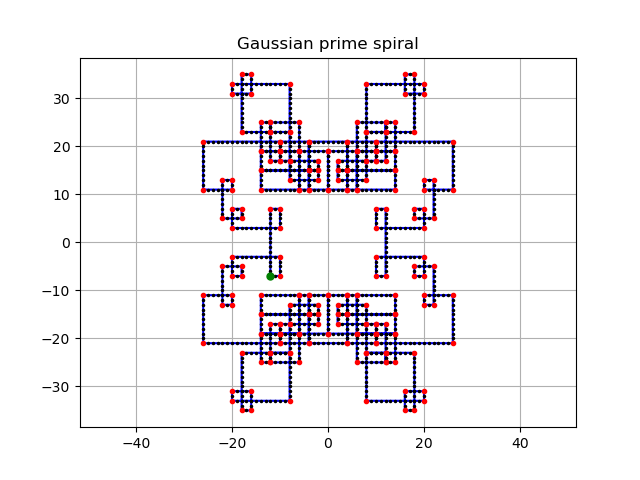

Write the Python code that produced this figure.
#! /usr/bin/env python3
#
def gaussian_prime_spiral_test ( ):

#*****************************************************************************80
#
## gaussian_prime_spiral_test() tests gaussian_prime_spiral().
#
#  Licensing:
#
#    This code is distributed under the MIT license.
#
#  Modified:
#
#    27 January 2023
#
#  Author:
#
#    John Burkardt
#
  import matplotlib.pyplot as plt
  import numpy as np
  import platform

  print ( '' )
  print ( 'gaussian_prime_spiral_test():' )
  print ( '  python version: ' + platform.python_version ( ) )
  print ( '  numpy version:  ' + np.version.version )
  print ( '  Test gaussian_prime_spiral()' )
#
#  Display Gaussian primes in a rectangular region.
#
  print ( '' )
  print ( '  gaussian_prime_display() displays Gaussian primes.' )

  clo = - 15 - 15j
  chi = + 15 + 15j
  gaussian_prime_display ( clo, chi )
#
#  Compute Gaussian prime spiral from given starting point.
#
  print ( '' )
  print ( '  gaussian_prime_spiral_trajectory() computes a spiral path.' )

  cstart = - 12 - 7j
  d = +1

  avec, bvec = gaussian_prime_spiral_trajectory ( cstart, d )

  plt.clf ( )
  
  plt.plot ( avec, bvec, 'b-' )

  for i in range ( 0, len ( avec ) ):
    if ( is_gaussian_prime ( avec[i] + bvec[i] * 1j ) ):
      plt.plot ( avec[i], bvec[i], 'r.', markersize = 6 )
    else:
      plt.plot ( avec[i], bvec[i], 'k.', markersize = 3 )
  plt.plot ( cstart.real, cstart.imag, 'g.', markersize = 10 )
  plt.axis ( 'equal' )
  plt.grid ( True )
  plt.title ( 'Gaussian prime spiral' )
  filename = 'gaussian_prime_spiral.png'
  plt.savefig ( filename )
  print ( '  Graphics saved as "' + filename + '"' )
  plt.close ( )
#
#  Terminate.
#
  print ( '' )
  print ( 'gaussian_prime_spiral_test():' )
  print ( '  Normal end of execution.' )

  return

def gaussian_prime_display ( clo, chi ):

#*****************************************************************************80
#
## gaussian_prime_display() displays Gaussian primes in a rectangular range.
#
#  Discussion:
#
#    Let c be a Gaussian integer, a complex number of the form c = a + bi,
#    where a and b are integers.
#
#    Then c is a Gaussian prime if 
#      * a and b are integers 
#    and
#      * a is 0 and |b| is prime and |b| mod 4 is 3 or
#      * b is 0 and |a| is prime and |a| mod 4 is 3 or
#      * neither a nor b is zero, and a^2+b^2 is prime.
#
#    A Gaussian prime spiral begins at an initial Gaussian integer c, 
#    and an initial step direction d, which is 1, i, -1, or -i.
#
#    A step involves incrementing c by d.  If the new value of c
#    is a Gaussian prime, then the old direction is multiplied by i.
#
#    The spiral consists of a series of steps that eventually return
#    to the starting point.
#    
#  Licensing:
#
#    This code is distributed under the MIT license.
#
#  Modified:
#
#    28 January 2023
#
#  Author:
#
#    John Burkardt
#
#  Input:
#
#    complex clo, chi: defines the lower left and upper right corners of the range.
#    Both clo and chi should be Gaussian integers.
#
  import matplotlib.pyplot as plt

  alo = int ( clo.real )
  blo = int ( clo.imag )
  ahi = int ( chi.real )
  bhi = int ( chi.imag )

  plt.clf ( )

  for a in range ( alo, ahi + 1 ):
    for b in range ( blo, bhi + 1 ):
      c = complex ( a, b )
      if ( is_gaussian_prime ( c ) ):
        plt.plot ( a, b, 'r.', markersize = 10 )
      else:
        plt.plot ( a, b, 'ko', markersize = 2 )

  plt.axis ( 'equal' )
  plt.grid ( True )
  plt.title ( 'Gaussian primes (red dots)' )
  filename = 'gaussian_prime_display.png'
  plt.savefig ( filename )
  print ( '  Graphics saved as "' + filename + '"' )

  return

def gaussian_prime_spiral_step ( c, d ):

#*****************************************************************************80
#
## gaussian_prime_spiral_step() takes one step along a Gaussian prime spiral.
#
#  Discussion:
#
#    Let c be a Gaussian integer, a complex number of the form c = a + bi,
#    where a and b are integers.
#
#    Then c is a Gaussian prime if 
#      * a and b are integers 
#    and
#      * a is 0 and |b| is prime and |b| mod 4 is 3 or
#      * b is 0 and |a| is prime and |a| mod 4 is 3 or
#      * neither a nor b is zero, and a^2+b^2 is prime.
#
#    A Gaussian prime spiral begins at an initial Gaussian integer c, 
#    and an initial step direction d, which is 1, i, -1, or -i.
#
#    A step involves incrementing c by d.  If the new value of c
#    is a Gaussian prime, then the old direction is multiplied by i.
#
#    The spiral consists of a series of steps that eventually return
#    to the starting point.
#    
#  Licensing:
#
#    This code is distributed under the MIT license.
#
#  Modified:
#
#    27 January 2023
#
#  Author:
#
#    John Burkardt
#
#  Input:
#
#    complex c: the current location.
#
#    complex d: the current step increment, which should be 1, i, -1, or -i.
#
#  Output:
#
#    complex c: the next location.
#
#    complex d: the next step increment, which should be 1, i, -1, or -i.
#
  c = c + d
  if ( is_gaussian_prime ( c ) ):
    d = d * 1j

  return c, d

def gaussian_prime_spiral_trajectory ( cstart, d ):

#*****************************************************************************80
#
## gaussian_prime_spiral_trajectory() computes a Gaussian prime spiral trajectory.
#
#  Discussion:
#
#    Let c be a Gaussian integer, a complex number of the form c = a + bi,
#    where a and b are integers.
#
#    Then c is a Gaussian prime if 
#      * a and b are integers 
#    and
#      * a is 0 and |b| is prime and |b| mod 4 is 3 or
#      * b is 0 and |a| is prime and |a| mod 4 is 3 or
#      * neither a nor b is zero, and a^2+b^2 is prime.
#
#    A Gaussian prime spiral begins at an initial Gaussian integer c, 
#    and an initial step direction d, which is 1, i, -1, or -i.
#
#    A step involves incrementing c by d.  If the new value of c
#    is a Gaussian prime, then the old direction is multiplied by i.
#
#    The spiral consists of a series of steps that eventually return
#    to the starting point.
#    
#  Licensing:
#
#    This code is distributed under the MIT license.
#
#  Modified:
#
#    27 January 2023
#
#  Author:
#
#    John Burkardt
#
#  Input:
#
#    complex cstart: the starting location.
#
#    complex d: the starting step increment, which should be 1, i, -1, or -i.
#
#  Output:
#
#    integer avec(*), bvec(*): the trajectory.
#
  i = 0
  avec = []
  bvec = []

  while ( True ):

    if ( i == 0 ):
      c = cstart
    else:
      c, d = gaussian_prime_spiral_step ( c, d )

    avec.append ( c.real )
    bvec.append ( c.imag )

    if ( 0 < i and c == cstart ):
      break

    i = i + 1

  return avec, bvec

def is_gaussian_prime ( c ):

#*****************************************************************************80
#
## is_gaussian_prime() reports whether a complex number is a Gaussian prime.
#
#  Discussion:
#
#    Let c be a complex number of the form c = a + bi.
#
#    Then c is a Gaussian prime if 
#      * a and b are integers 
#    and
#      * a is 0 and |b| is prime and |b| mod 4 is 3 or
#      * b is 0 and |a| is prime and |a| mod 4 is 3 or
#      * neither a nor b is zero, and a^2+b^2 is prime.
#
#  Licensing:
#
#    This code is distributed under the MIT license.
#
#  Modified:
#
#    26 January 2023
#
#  Author:
#
#    John Burkardt
#
#  Input:
#
#    complex c: the number to be tested.
#
#  Output:
#
#    logical value: true if c is a Gaussian prime.
#
  from sympy import isprime

  a = int ( abs ( c.real ) )
  b = int ( abs ( c.imag ) )
#
#  A and B must be integers.
#
  if ( c.real != round ( c.real ) ):
    value = False

  elif ( c.imag != round ( c.imag ) ):
    value = False
#
#  If one is zero, the other must be a prime with remainder 3 mod 4.
#
  elif ( a == 0 ):
    value = ( isprime ( b ) and ( ( b % 4 ) == 3 ) )

  elif ( b == 0 ):
    value = ( isprime ( a ) and ( ( a % 4 ) == 3 ) )
#
#  If both are nonzero, then a^2+b^2 must be prime.
#
  else:
    value = isprime ( a * a + b * b )

  return value

def timestamp ( ):

#*****************************************************************************80
#
## timestamp() prints the date as a timestamp.
#
#  Licensing:
#
#    This code is distributed under the MIT license. 
#
#  Modified:
#
#    21 August 2019
#
#  Author:
#
#    John Burkardt
#
  import time

  t = time.time ( )
  print ( time.ctime ( t ) )

  return

if ( __name__ == '__main__' ):
  timestamp ( )
  gaussian_prime_spiral_test ( )
  timestamp ( )
